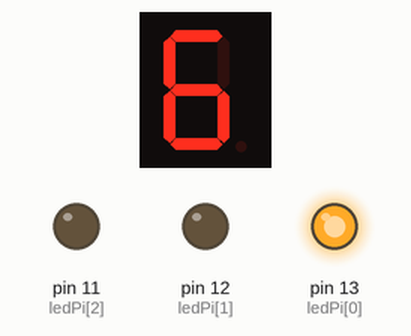
The sketch below on a simulated Arduino Uno, built with avr-gcc and run on an emulated ATmega328P. Shown: 1-digit seven-segment display, output pins drawn as LEDs (lit = HIGH). Wiring (inferred from the names in the program): 1-digit 7-segment display, segments lit when HIGH: segments pin 3, pin 2, pin 6, pin 7, pin 8, pin 4, pin 5. The segment pins are drawn as the display they are named for; pins used as bus, display or sensor lines are not drawn.

Above: at 0.1 s.
At 3.1 s:
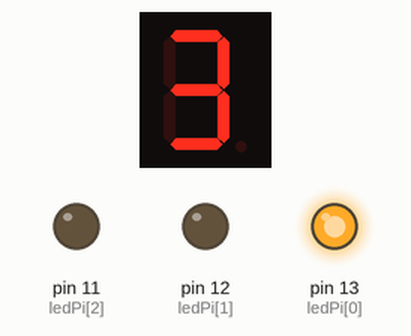
At 5.1 s:
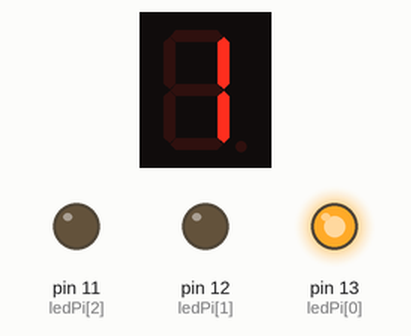
At 7.1 s:
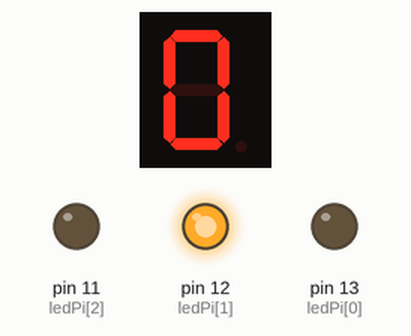
At 10.1 s:
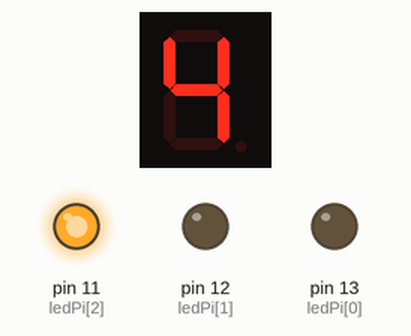
At 14.1 s:
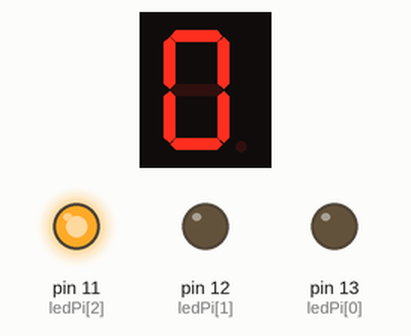
Timing chart, 0 to 39.5 s (numbered marks = the images above):
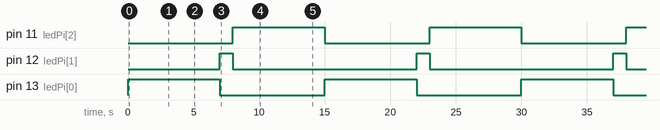

Measured:
- by itself, pin 11 (ledPi[2]), pin 13 (ledPi[0]): alternates HIGH for 7.0 s and LOW for 8.0 s
- by itself, pin 12 (ledPi[1]): alternates HIGH for 1.0 s and LOW for 14.0 s
- by itself, everything shown: repeats every 15.0 s, in 16 steps
- what the display in image 1 shows lasts 1.0 s, from 3.0 s to 4.0 s
- what the display in image 3 shows lasts 2.0 s, from 6.0 s to 8.0 s

The sketch:

script.ino
```cpp
int ledPi[] = {13,12,11}; // verde, amarelo, vermelho
int times[] = {6000,500,6500}; // verde, amarelo, vermelho

// Visor
int PinVisor[] = {3,2,6,7,8,4,5}; // pino a,b,c,d,e,f,g

// Tabela para cada número: 0 a 9
// Cada linha representa os segmentos [a, b, c, d, e, f, g]
const bool numbers[10][7] = {
  {1, 1, 1, 1, 1, 1, 0}, // 0
  {0, 1, 1, 0, 0, 0, 0}, // 1
  {1, 1, 0, 1, 1, 0, 1}, // 2
  {1, 1, 1, 1, 0, 0, 1}, // 3
  {0, 1, 1, 0, 0, 1, 1}, // 4
  {1, 0, 1, 1, 0, 1, 1}, // 5
  {1, 0, 1, 1, 1, 1, 1}, // 6
  {1, 1, 1, 0, 0, 0, 0}, // 7
  {1, 1, 1, 1, 1, 1, 1}, // 8
  {1, 1, 1, 1, 0, 1, 1}  // 9
};

void setup()
{
  for ( int i = 0 ; i < 3 ; i++ ){
	pinMode(ledPi[i], OUTPUT);
  }

  // visor
  for ( int i = 0 ; i < 7 ; i++ ){
	pinMode(PinVisor[i], OUTPUT);
  }
}

// Função para mostrar um número no display
void showNumbers(int num) {
  for (int i = 0; i < 7; i++) {
    digitalWrite(PinVisor[i], numbers[num][i]);
  }
}

void loop()
{
  for (int i = 0; i <= 2; i++) {
    digitalWrite(ledPi[i], HIGH);

    int seconds = times[i] / 1000;

    for (int s = seconds; s >= 0; s--) {
      showNumbers(s);
      delay(1000);
    }

    digitalWrite(ledPi[i], LOW);
  }

}
```
